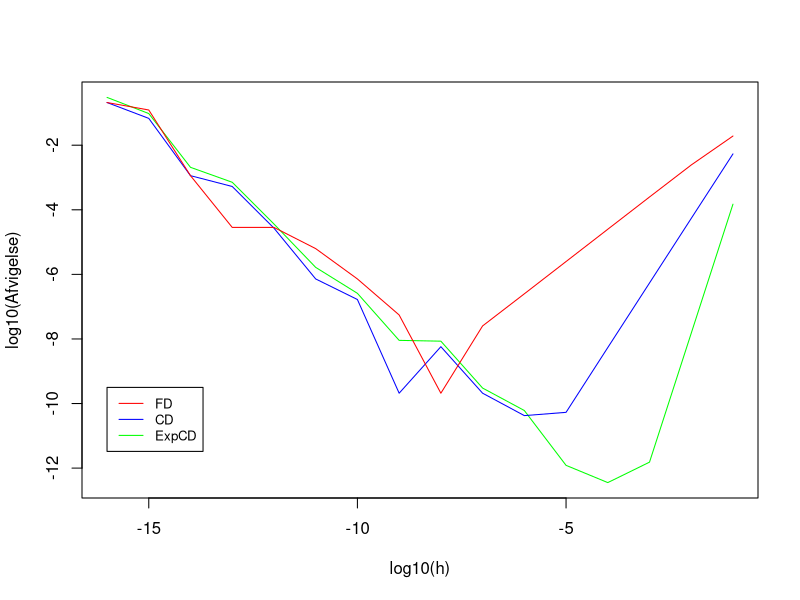
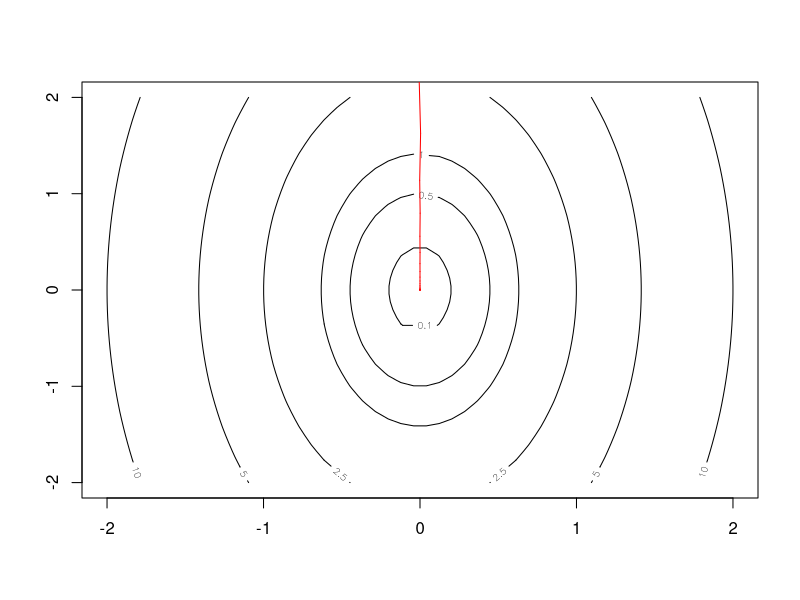
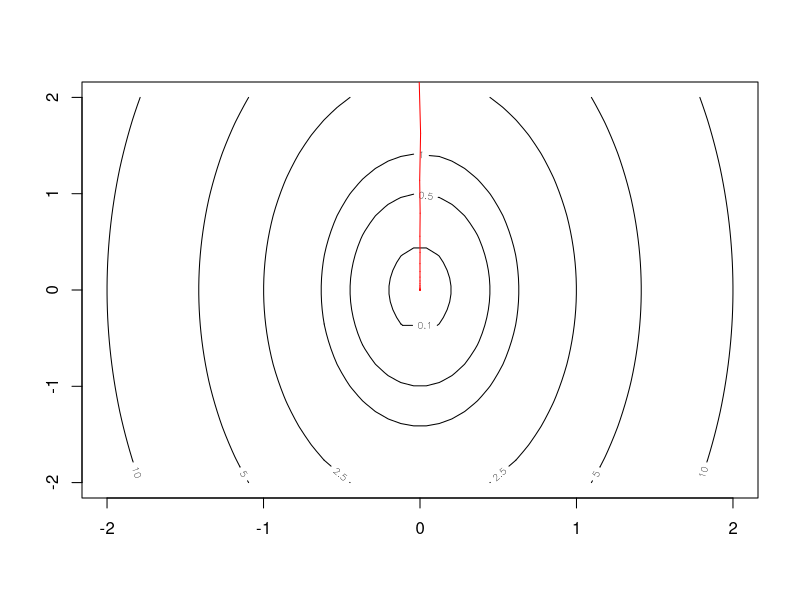
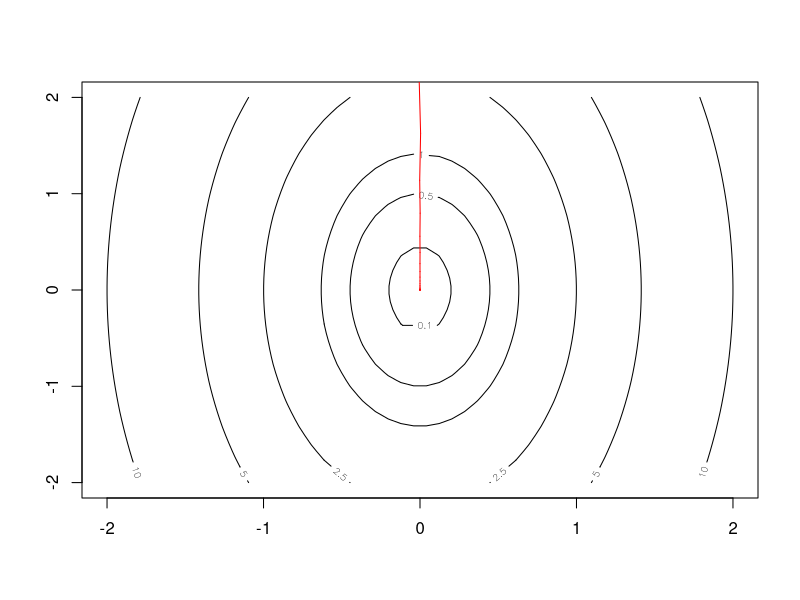

These charts were generated, in order, by the following R code:
## ---- chunk 1
knitr::opts_chunk$set(echo = TRUE)
library("microbenchmark")
printf <- function(...) cat(sprintf(...))
printfln <- function(...) cat(sprintf(...), "\n")
Outer <- function(x,y,fun) {
   mat <- matrix(NA, length(x), length(y))
   for (i in seq_along(x)) {
            for (j in seq_along(y)) {mat[i,j] <- fun(x[i],y[j])} }
   mat}
## ---- chunk 2
eps <- .Machine$double.eps
x <- pi/3

f        <- function(x){cos(cos(x)*sin(x))}
df.exact <- function(x){-cos(2*x)*sin( cos(x)*sin(x) )}
FD       <- function(x,h){(f(x+h) - f(x))/h}
CD       <- function(x,h){(f(x+h) - f(x-h))/(2*h)}
ExpCD    <- function(x,h){(8*( f(x+h) - f(x-h) )
                          - ( f(x+2*h) - f(x-2*h) ))/(12*h)}

FD_val <- CD_val <- ExpCD_val <- h <- numeric(16)
for (i in seq(1,16, length.out = 16)){
h[i] <- 10^{-i}
FD_val[i]    <- FD(x,h[i])
CD_val[i]    <- CD(x,h[i])
ExpCD_val[i] <- ExpCD(x,h[i])
}

FD_err    <- abs(FD_val - df.exact(x))
CD_err    <- abs(CD_val - df.exact(x))
ExpCD_err <- abs(ExpCD_val - df.exact(x))

plot(log10(h) , log10( ExpCD_err ) , 
     type = "l" , col = "green" , xlab = "log10(h)" , ylab="log10(Afvigelse)")
lines(log10(h) , log10( CD_err ) , col = "blue")
lines(log10(h) , log10( FD_err ) , col = "red")

legend(-16, -9.5, legend=c("FD", "CD" , "ExpCD"),
       col=c("red", "blue" , "green" ), lty=1, cex=0.8)

## ---- chunk 3
# Definerer hvad et "ADnum" er.
create_ADnum = function(val, deriv = 1) {
x = list(val = val, deriv = deriv)
class(x) = "ADnum"
return(x)
}

# Definerer hvad der forstås ved at printe et ADnum
print.ADnum = function(x, ...) {
cat("value = ", x$val,
" and deriv = ", x$deriv, "\n", sep = "")
return(invisible(x))
}
     
#Definerer produktreglen og brøkreglen
Ops.ADnum = function(e1, e2) {
# LHS constant, e.g. 2*x: e1 is a number 2, convert to ADnum
if (.Method[1] == "") {
e1 = create_ADnum(e1, 0)
}

# RHS constant, e.g. x*2: e2 is a number 2, convert to ADnum
if (.Method[2] == "") {
e2 = create_ADnum(e2, 0)
}

# Definerer hvordan man adderer ADnums
if (.Generic == "+") {
return(create_ADnum(e1$val + e2$val, e1$deriv + e2$deriv) )
}
  
# Definerer hvordan man subtraherer ADnums
if (.Generic == "-") {
return(create_ADnum(e1$val - e2$val, e1$deriv - e2$deriv) )
}
  
# Definerer hvordan man ganger ADnums (Produktregel) 
if (.Generic == "*") {
return(create_ADnum(e1$val * e2$val, e1$deriv*e2$val + e1$val*e2$deriv) )
}

# Definerer hvordan man dividerer ADnums (Brøkregel)  
if (.Generic == "/") {
return(create_ADnum(e1$val / e2$val, (e1$deriv*e2$val - e1$val*e2$deriv)/e2$val^2) )
}
  
stop("Function ’", .Generic, "’ not yet implemented for ADnum")
}

#Definerer cos, sin og exp
Math.ADnum = function(x, ...) {
if (.Generic == "cos") {
  return(create_ADnum(cos(x$val), -sin(x$val)*x$deriv))
} 
else if (.Generic == "sin") {
  return(create_ADnum(sin(x$val), cos(x$val)*x$deriv))
} 
else if (.Generic == "exp") {
  return(create_ADnum(exp(x$val), exp(x$val)*x$deriv))
}

stop("Function ’", .Generic, "’ not yet implemented for ADnum")
}
## ---- chunk 4
f <- function(x) cos(sin(x)*cos(x))
g_exact <- function(x) -(cos(x)^2-sin(x)^2)*sin(sin(x)*cos(x))

x <- pi/2
h <- 10^-5

f(x)
g_exact(x)

x <- create_ADnum(x)

f(x)
FD(x$val , h)
CD(x$val , h)
ExpCD(x$val , h)
## ---- chunk 5
library(microbenchmark)
X <- model.matrix(~ speed, cars)
microbenchmark(lm(dist ~ speed, cars), 
               lm.fit(X, cars$dist),
               lm.fit(model.matrix(~ speed, cars), cars$dist), 
               times = 100)
## ---- chunk 6
time_begin <- proc.time()

for (i in 1:1000) {
  lm(dist ~ speed, cars)
}

time_end <- proc.time()
time_duration <- time_end - time_begin
time_duration_secs <- time_duration["user.self"]
time_duration_secs
## ---- chunk 7

f <- function(x) (5*x[1]^2 + x[2]^2)/2
g <- function(x) c(5*x[1],x[2])

FDm <- function(x,h = 1e-4){
  n <- length(x)
  grad <- numeric(n)
  
  for ( i in 1:n ){
    e <- tabulate(i, nbins = n)
    grad[i] <- (f(x+e*h) - f(x))/h
  }
  return(grad)
}

CDm <- function(x,h = 1e-4){
  n <- length(x)
  grad <- numeric(n)
  
  for ( i in 1:n ){
    e <- tabulate(i, nbins = n)
    grad[i] <- (f(x+e*h) - f(x-e*h))/(2*h)
  }
  return(grad)
}

ExpCDm <- function(x,h = 1e-4){
  n <- length(x)
  grad <- numeric(n)
  
  for ( i in 1:n ){
    e <- tabulate(i, nbins = n)
    grad[i] <- (8*(f(x+e*h) - f(x-e*h)) - ( f(x+2*e*h) - f(x-2*e*h) ))/(12*h)
  }
  return(grad)
}


backtracking_line_search <- function(alpha, c, rho, x_k, p_k, g_k, f) {
	alpha_k <- alpha
	repeat { 
		lhs <- f(x_k + alpha_k * p_k)
		rhs <- f(x_k) + c * alpha_k * g_k %*% p_k
		if (lhs <= rhs) break
		alpha_k <- rho * alpha_k
	}
	return(alpha_k)
}

f_xy <- function(x,y) f(c(x,y))
N <- 50
x <- y <- seq(-2,2,length.out = N) 
z <- Outer(x,y,f_xy)
lev <- c(.1,.5,1,2.5,5,10)

steepest_descent <- function(f, x_k, alpha, c, rho, tol, k_max,FUN) {
  k <- 0
	g_k <- tol + 1 # For at komme i gang
	contour(x, y, z, levels = lev)
	
	while ((norm(g_k,type="2") > tol) & (k < k_max)) { # Type 2 er for vektorer
		g_k <- FUN(x_k)
		p_k <- -g_k 
		alpha_k <- backtracking_line_search(alpha , c, rho, x_k, p_k, g_k, f)
		x_old <- x_k
		x_k <- x_k + alpha_k * p_k
		k <- k + 1
		
		lines(c(x_old[1],x_k[1]) , c(x_old[2],x_k[2]) , col = "red")
		
	}
	printfln("k = %d \t x_k = (%6.3f , %6.3f) \t f_k = %.2f \t g_k = (%8.3f , %8.3f) \t ", k, x_k[1] , x_k[2], f(x_k), g_k[1] , g_k[2])
	
	
	return(x_k)
}
## ---- chunk 8
x_k <- c(1000,1000)
alpha <- 0.3
c <- tol <- 1e-4
rho <- 0.5
k_max <- 1000

steepest_descent(f , x_k , alpha , c , rho , tol , k_max , g)
steepest_descent(f, x_k , alpha , c , rho , tol , k_max ,FDm)
steepest_descent(f, x_k , alpha , c , rho , tol , k_max ,ExpCDm)
## ---- chunk 9
steepest_descentnp <- function(f, x_k, alpha, c, rho, tol, k_max,FUN) {
  k <- 0
	g_k <- tol + 1 # For at komme i gang
	
	while ((norm(g_k,type="2") > tol) & (k < k_max)) { # Type 2 er for vektorer
		g_k <- FUN(x_k)
		p_k <- -g_k 
		alpha_k <- backtracking_line_search(alpha , c, rho, x_k, p_k, g_k, f)
		x_old <- x_k
		x_k <- x_k + alpha_k * p_k
		k <- k + 1
	}
	
	return(x_k)
}

microbenchmark(
steepest_descentnp(f, x_k , alpha , c , rho , tol , k_max , g) ,
steepest_descentnp(f, x_k , alpha , c , rho , tol , k_max , FDm) ,
steepest_descentnp(f, x_k , alpha , c , rho , tol , k_max , ExpCDm) ,
unit = "ms"
)
